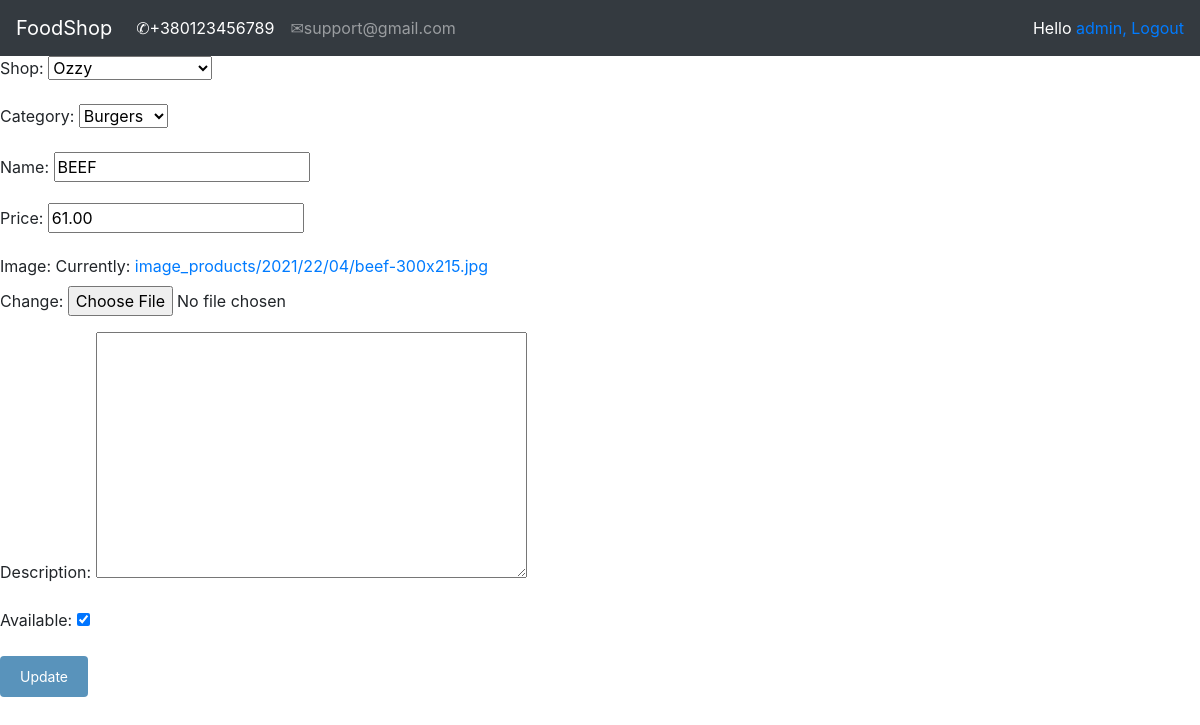
Before: /account/update_product/1/beef/ (signed in) with the older database file.
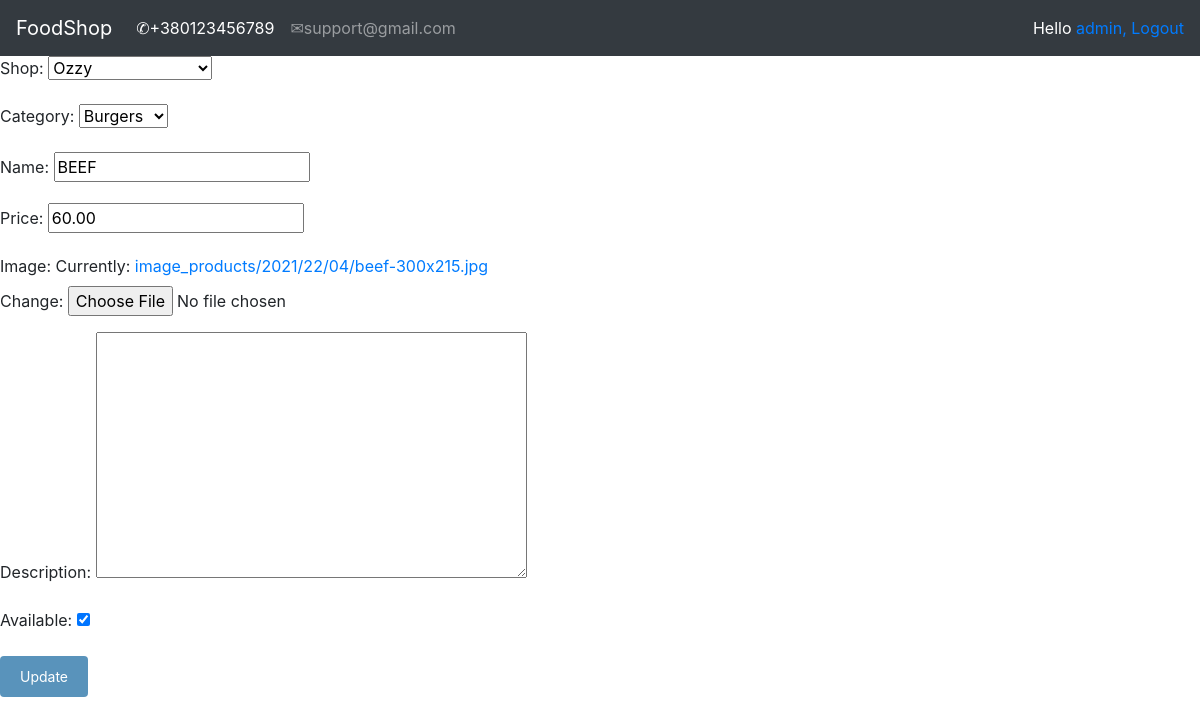
After: the same page with the newer database file.
### shop/models.py (models this page shows, shortened)
class Product(models.Model):
    shop = models.ForeignKey(Shop, on_delete=models.CASCADE)
    category = models.ForeignKey(Category, on_delete=models.CASCADE)
    name = models.CharField(max_length=150, db_index=True)
    slug = models.SlugField(max_length=150, db_index=True)
    image = models.ImageField(upload_to='image_products/%Y/%d/%m', default='image_products/no_img.png')
    description = models.TextField(blank=True)
    price = models.DecimalField(max_digits=10, decimal_places=2)
    available = models.BooleanField(default=True)
    created = models.DateTimeField(auto_now_add=True)
    updated = models.DateTimeField(auto_now=True)
    objects = ProductManager()
    class Meta:
        ordering = ('name',)
        index_together = (('id', 'slug'),)
        default_related_name = "products"

### account/views.py (the view)
# urls.py: path('update_product/<int:id>/<slug:slug>/', views.updateProduct, name='update_product'),
@login_required
def updateProduct(request, id, slug):
    product = Product.objects.get(id=id, slug=slug)
    form = CreateProductForm(instance=product)
    if request.method == 'POST':
        form = CreateProductForm(request.POST, instance=product)
        if form.is_valid():
            form.save()
            return redirect('/')
    context = {"form": form}
    return render(request, 'registration/CRUD/update_product.html', context)

### account/forms.py
class CreateProductForm(forms.ModelForm):
    class Meta:
        model = Product
        fields = ['shop', 'category', 'name', 'price', 'image', 'description', 'available']

### orderlist/context_processors.py (called while the page is built)
def orderlist(request):
    return {'orderlist': OrderList(request)}

### shop/models.py (called while the page is built)
    def __str__(self):
        return self.name

    def __str__(self):
        return self.name

### templates/registration/CRUD/update_product.html (shortened to what this page needs)
{% extends 'registration/base.html' %}
{% load static %}
{% block context %}
<form action="" method="POST" enctype="multipart/form-data">
    {{ form.as_p }}
    <p><input type="submit" value="Update"></p>
</form>
{% endblock %}

Changed rows visible on the page:
changed Product "Ozzy": price "61.00" → "60.00"
